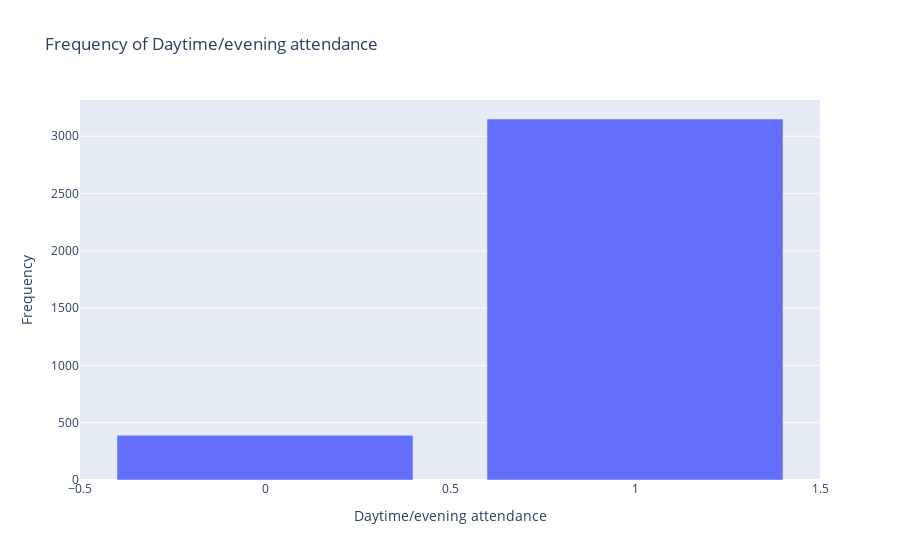

Notebook code for this chart:
### Code cell
# Get the value counts and convert to DataFrame
counts = df_train['Daytime/evening attendance'].value_counts().reset_index()
counts.columns = ['Daytime/evening attendance', 'Frequency']

# Plot the bar chart
fig = px.bar(counts, x='Daytime/evening attendance', y='Frequency', 
             labels={'Daytime/evening attendance': 'Daytime/evening attendance', 'Frequency': 'Frequency'},
             title='Frequency of Daytime/evening attendance')
fig.show()

### Figure 1 — Plotly figure (JSON) as saved in the notebook; plotly's stock layout.template omitted (floating-point values rounded to 4 significant figures)
{"data": [{"alignmentgroup": "True", "hovertemplate": "Daytime/evening attendance=%{x}<br>Frequency=%{y}<extra></extra>", "legendgroup": "", "marker": {"color": "#636efa", "pattern": {"shape": ""}}, "name": "", "offsetgroup": "", "orientation": "v", "showlegend": false, "textposition": "auto", "type": "bar", "x": [1, 0], "xaxis": "x", "y": [3150, 390], "yaxis": "y"}], "layout": {"barmode": "relative", "legend": {"tracegroupgap": 0}, "title": {"text": "Frequency of Daytime/evening attendance"}, "xaxis": {"anchor": "y", "domain": [0, 1], "title": {"text": "Daytime/evening attendance"}}, "yaxis": {"anchor": "x", "domain": [0, 1], "title": {"text": "Frequency"}}}}
